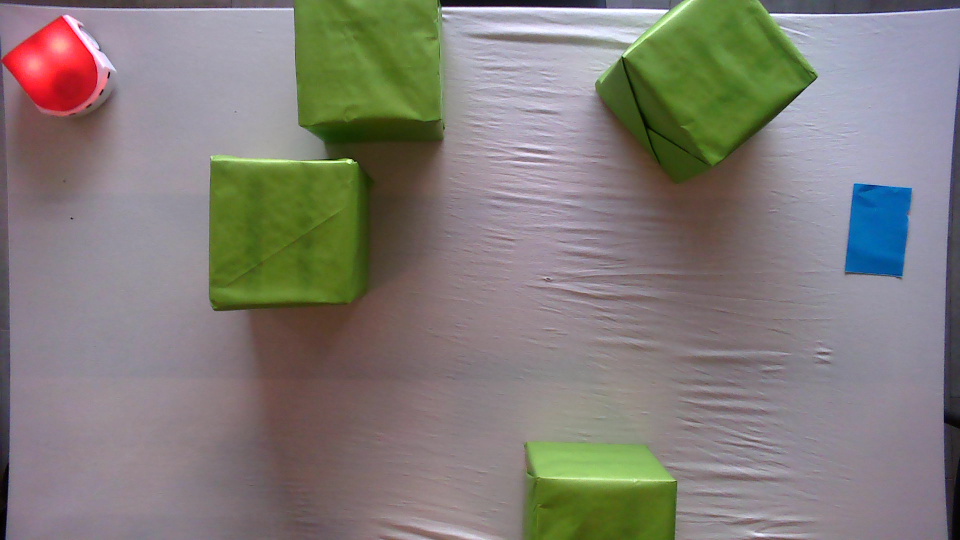
#> input picture Image1.png, 1920 x 1080 px (shown at 1/2 size)
$ python -i Vision.py   (imports and definitions only)
#> lines starting #> are read from the running program, lines starting #| are printed output that depends on the picture; after the words box and inside, x2 and y2 are one past the last pixel; in counts of white or black regions, pixels touching at a corner belong together
#> further down, picture is the input picture: shape (1080, 1920, 3); mean B, G, R 120.1, 125.2, 129.9

import cv2
import numpy as np
from ipywidgets import *
import matplotlib.pyplot as plt
import math
from math import atan2, cos, sin, sqrt, pi

class Vision:
    def __init__(self):
        self.cap = None
        self.frame_count = 0
        self.ret = False
        self.frame = None
        self.obstacle_vertices = None
        self.initial_thymio_pos = None
        self.goal_pos = None
        self.obj_terrain = None

    def get_goal_position(self,img, min_blue = np.array([70, 80, 0]), max_blue = np.array([120, 255, 255])):
        img_hsv = cv2.cvtColor(img, cv2.COLOR_BGR2HSV)
#> img_hsv: shape (1080, 1920, 3); mean H, S, V 106.5, 57.5, 139.7
        img_hsv_blur = cv2.medianBlur(img_hsv, 15)
#> img_hsv_blur: shape (1080, 1920, 3); mean H, S, V 108.1, 57.2, 139.6
        mask = cv2.inRange(img_hsv_blur, min_blue, max_blue)
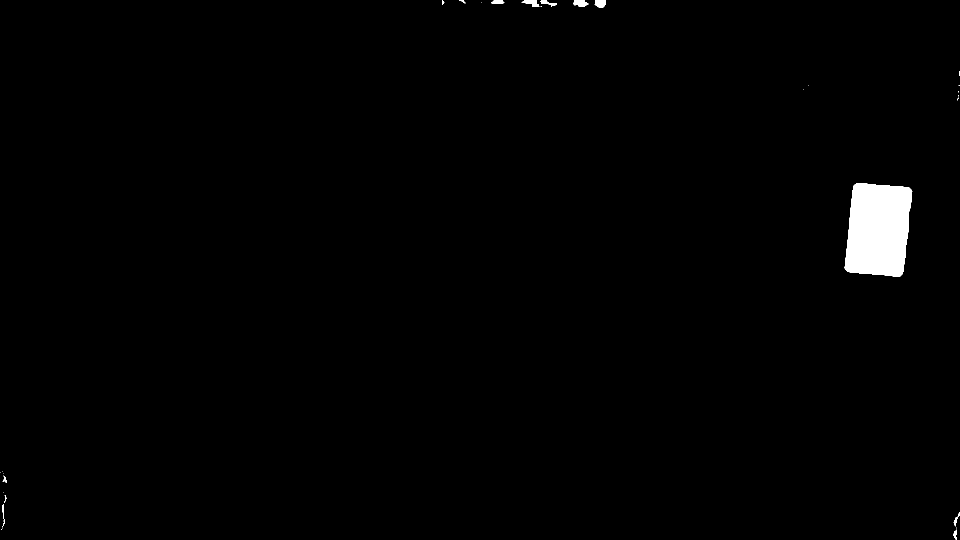
#> mask: shape (1080, 1920) (shown at 1/2 size); 1.1% white; 32 white regions (18 under 20 px), largest, box (x1, y1, x2, y2) and area: (1689, 366, 1825, 554) 21158, (1146, 0, 1177, 14) 307, (1189, 0, 1212, 16) 286
        mask = cv2.erode(mask, None, iterations=2) # 3x3 kernel used
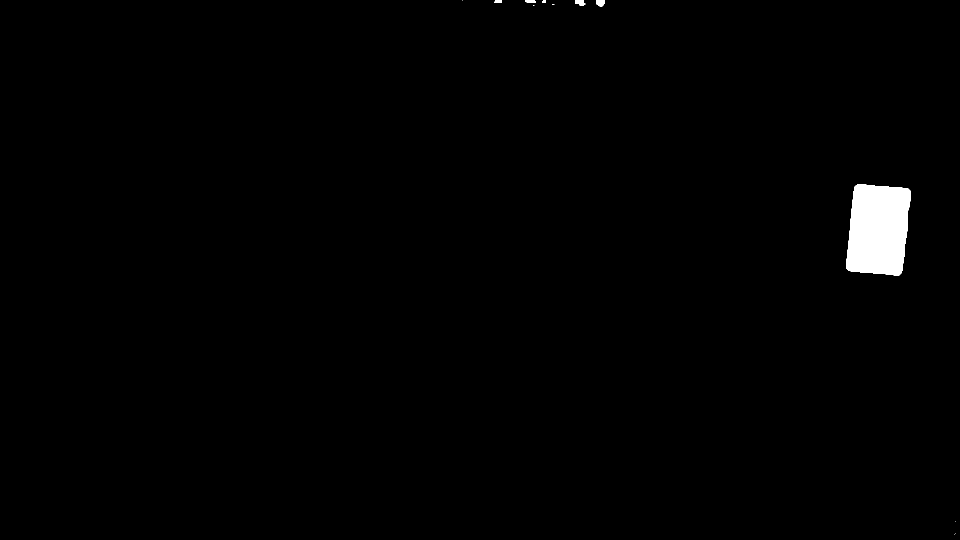
#> mask: shape (1080, 1920) (shown at 1/2 size); 0.99% white; 12 white regions (6 under 20 px), largest, box (x1, y1, x2, y2) and area: (1692, 368, 1822, 552) 19877, (1193, 0, 1209, 14) 183, (1150, 0, 1171, 12) 181, (1050, 0, 1072, 6) 115, (988, 0, 1004, 5) 73, (1084, 0, 1092, 5) 34
        mask = cv2.dilate(mask, None, iterations=2)
#> mask: shape (1080, 1920); 1.1% white; 11 white regions (1 under 20 px)

        contours = cv2.findContours(mask, cv2.RETR_EXTERNAL, cv2.CHAIN_APPROX_SIMPLE)[-2] # RETR_EXTERNAL to get external contour, CHAIN_APPROX_SIMPLE to get geometrical shape
#> contours = 11 contours, 2 with area under 20; largest, box (x1, y1, x2, y2) and area: (1690, 366, 1824, 554) 20870, (1148, 0, 1173, 14) 253, (1191, 0, 1211, 16) 249, (1048, 0, 1074, 8) 164, (986, 0, 1006, 7) 112
        output = cv2.bitwise_and(img, img, mask=mask)

        x_center = 0
        y_center = 0
        goal_detected = False
        if len(contours) != 0:

            # find the biggest countour (c) by the area
            c = max(contours, key = cv2.contourArea)
#> c = contour of 124 points, box (x1, y1, x2, y2) (1690, 366, 1824, 554), area 20870
            M = cv2.moments(c)
#> M = moments, m00 20869.5, centre m10/m00, m01/m00 = (1756.2, 459)
            x_center = int(M['m10']/M['m00'])
#> x_center = 1756
            y_center = int(M['m01']/M['m00'])
#> y_center = 459
            if cv2.contourArea(c) > 5000:
                goal_detected = True
                (x,y),radius = cv2.minEnclosingCircle(c)
#> x = 1756.5; y = 459; radius = 104.1
                center = (int(x),int(y))
#> center = (1756, 459)
                radius = int(radius)
#> radius = 104
                cv2.circle(output,center,radius,(0,255,0),10)
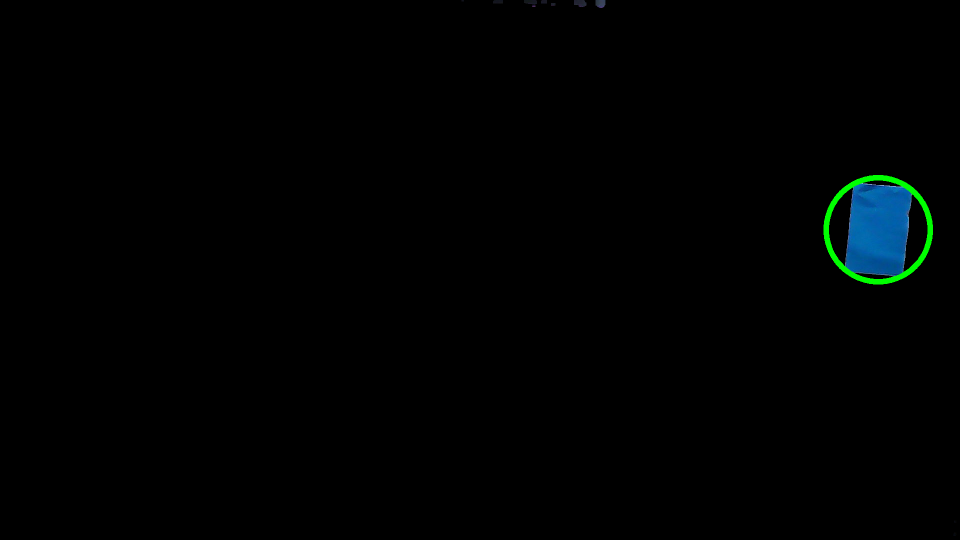
#> output: shape (1080, 1920, 3) (shown at 1/2 size); mean B, G, R 1.7, 1.9, 0.1

        plt.imshow(output)


        return x_center,y_center, goal_detected

    # [116 lines left out: functions get_coords, get_thymio_position, get_obstacle_position, not called in this run]

>>> import cv2
>>> picture = cv2.imread('../Image1.png')
>>> result = Vision().get_goal_position(picture)
#> result = (1756, 459, True)
